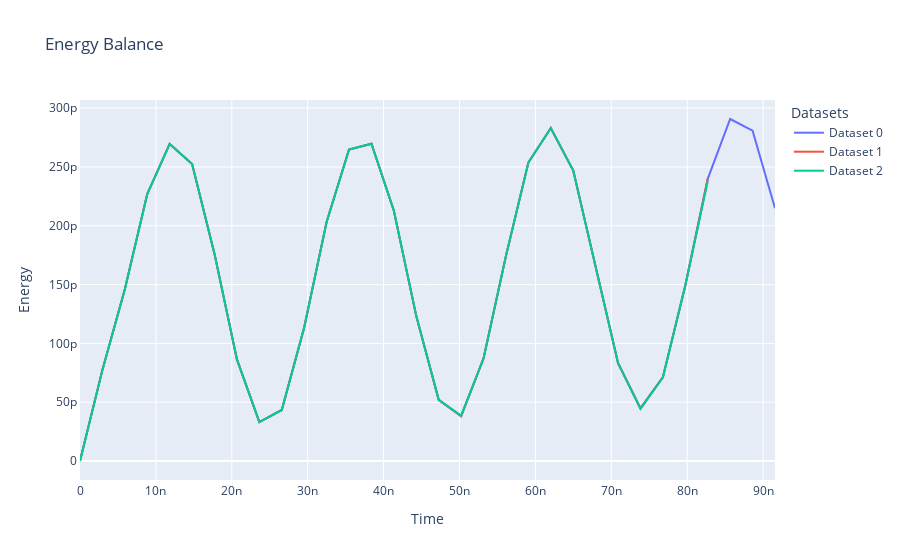
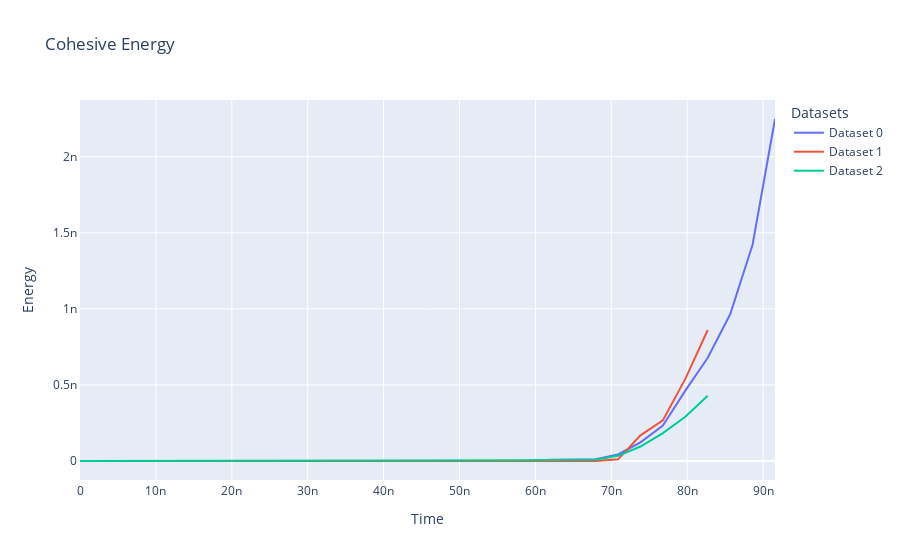
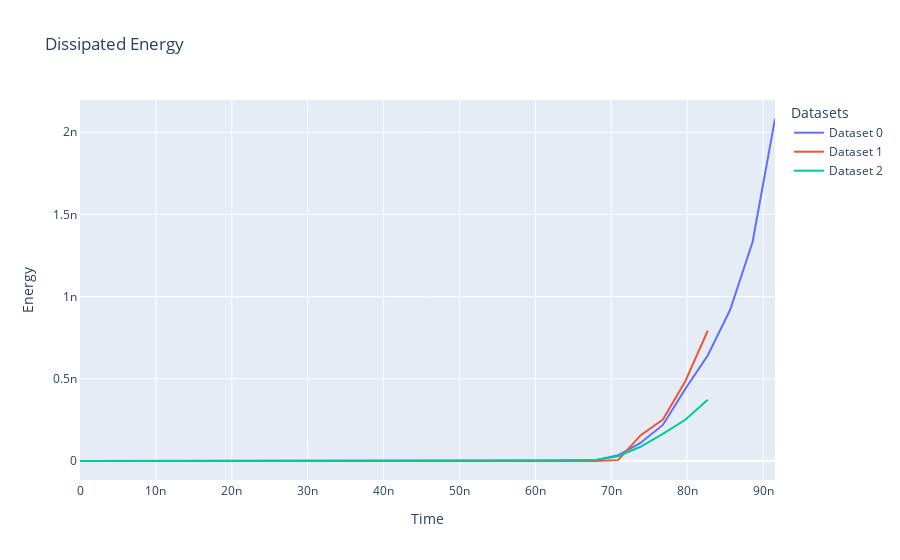
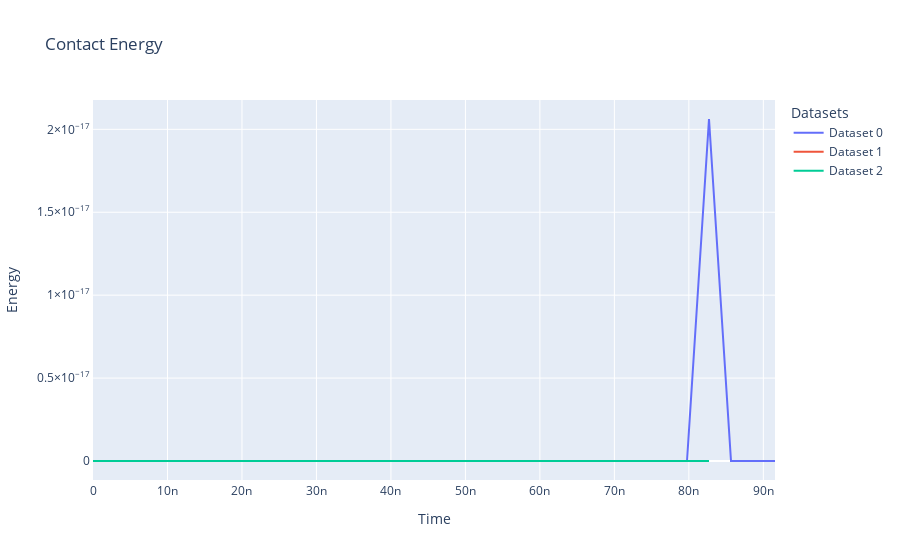

Write notebook code for charts like these, in order.
### Code cell
# Plot energy balance for each data

fig = go.Figure()
for i, data in enumerate(datasets):
    fig.add_trace(go.Scatter(x=data['time'], y=data['total_energy']-data['total_energy'][0], mode='lines', name=f'Dataset {i}'))

fig.update_layout(
    title='Energy Balance',
    xaxis_title='Time',
    yaxis_title='Energy',
    legend_title='Datasets',
    xaxis=dict(showgrid=True, zeroline=True, showline=True, title='Time'),
    yaxis=dict(showgrid=True, zeroline=True, showline=True, title='Energy')
)

fig.show()

# Plot erev

fig = go.Figure()
for i, data in enumerate(datasets):
    fig.add_trace(go.Scatter(x=data['time'], y=data['erev']-data['erev'][0], mode='lines', name=f'Dataset {i}'))

fig.update_layout(
    title='Cohesive Energy',
    xaxis_title='Time',
    yaxis_title='Energy',
    legend_title='Datasets',
    xaxis=dict(showgrid=True, zeroline=True, showline=True, title='Time'),
    yaxis=dict(showgrid=True, zeroline=True, showline=True, title='Energy')
)

fig.show()

# Plot edis

fig = go.Figure()
for i, data in enumerate(datasets):
    fig.add_trace(go.Scatter(x=data['time'], y=data['edis']-data['edis'][0], mode='lines', name=f'Dataset {i}'))

fig.update_layout(
    title='Dissipated Energy',
    xaxis_title='Time',
    yaxis_title='Energy',
    legend_title='Datasets',
    xaxis=dict(showgrid=True, zeroline=True, showline=True, title='Time'),
    yaxis=dict(showgrid=True, zeroline=True, showline=True, title='Energy')
)

fig.show()



# Plot econ

fig = go.Figure()
for i, data in enumerate(datasets):
    fig.add_trace(go.Scatter(x=data['time'], y=data['econ']-data['econ'][0], mode='lines', name=f'Dataset {i}'))

fig.update_layout(
    title='Contact Energy',
    xaxis_title='Time',
    yaxis_title='Energy',
    legend_title='Datasets',
    xaxis=dict(showgrid=True, zeroline=True, showline=True, title='Time'),
    yaxis=dict(showgrid=True, zeroline=True, showline=True, title='Energy')
)

fig.show()

### Figure 1 — Plotly figure (JSON) as saved in the notebook; plotly's stock layout.template omitted (floating-point values rounded to 4 significant figures)
{"data": [{"mode": "lines", "name": "Dataset 0", "type": "scatter", "x": [0, 2.954e-09, 5.908e-09, 8.861e-09, 1.182e-08, 1.477e-08, 1.772e-08, 2.068e-08, 2.363e-08, 2.658e-08, 2.954e-08, 3.249e-08, 3.545e-08, 3.84e-08, 4.135e-08, 4.431e-08, 4.726e-08, 5.021e-08, 5.317e-08, 5.612e-08, 5.908e-08, 6.203e-08, 6.498e-08, 6.794e-08, 7.089e-08, 7.384e-08, 7.68e-08, 7.975e-08, 8.271e-08, 8.566e-08, 8.861e-08, 9.157e-08], "y": [0, 7.747e-11, 1.46e-10, 2.27e-10, 2.696e-10, 2.525e-10, 1.761e-10, 8.639e-11, 3.31e-11, 4.34e-11, 1.135e-10, 2.032e-10, 2.648e-10, 2.698e-10, 2.128e-10, 1.232e-10, 5.203e-11, 3.807e-11, 8.727e-11, 1.745e-10, 2.538e-10, 2.831e-10, 2.471e-10, 1.664e-10, 8.34e-11, 4.494e-11, 7.133e-11, 1.492e-10, 2.399e-10, 2.908e-10, 2.808e-10, 2.148e-10]}, {"mode": "lines", "name": "Dataset 1", "type": "scatter", "x": [0, 2.954e-09, 5.908e-09, 8.861e-09, 1.182e-08, 1.477e-08, 1.772e-08, 2.068e-08, 2.363e-08, 2.658e-08, 2.954e-08, 3.249e-08, 3.545e-08, 3.84e-08, 4.135e-08, 4.431e-08, 4.726e-08, 5.021e-08, 5.317e-08, 5.612e-08, 5.908e-08, 6.203e-08, 6.498e-08, 6.794e-08, 7.089e-08, 7.384e-08, 7.68e-08, 7.975e-08, 8.271e-08], "y": [0, 7.747e-11, 1.46e-10, 2.27e-10, 2.696e-10, 2.525e-10, 1.761e-10, 8.639e-11, 3.31e-11, 4.34e-11, 1.135e-10, 2.032e-10, 2.648e-10, 2.698e-10, 2.128e-10, 1.232e-10, 5.203e-11, 3.807e-11, 8.727e-11, 1.744e-10, 2.537e-10, 2.83e-10, 2.469e-10, 1.655e-10, 8.308e-11, 4.447e-11, 7.108e-11, 1.493e-10, 2.4e-10]}, {"mode": "lines", "name": "Dataset 2", "type": "scatter", "x": [0, 2.954e-09, 5.908e-09, 8.861e-09, 1.182e-08, 1.477e-08, 1.772e-08, 2.068e-08, 2.363e-08, 2.658e-08, 2.954e-08, 3.249e-08, 3.545e-08, 3.84e-08, 4.135e-08, 4.431e-08, 4.726e-08, 5.021e-08, 5.317e-08, 5.612e-08, 5.908e-08, 6.203e-08, 6.498e-08, 6.794e-08, 7.089e-08, 7.384e-08, 7.68e-08, 7.975e-08, 8.271e-08], "y": [0, 7.747e-11, 1.46e-10, 2.27e-10, 2.696e-10, 2.525e-10, 1.761e-10, 8.639e-11, 3.31e-11, 4.34e-11, 1.135e-10, 2.032e-10, 2.648e-10, 2.698e-10, 2.128e-10, 1.232e-10, 5.203e-11, 3.859e-11, 8.73e-11, 1.744e-10, 2.538e-10, 2.83e-10, 2.469e-10, 1.656e-10, 8.311e-11, 4.446e-11, 7.116e-11, 1.494e-10, 2.379e-10]}], "layout": {"legend": {"title": {"text": "Datasets"}}, "title": {"text": "Energy Balance"}, "xaxis": {"showgrid": true, "showline": true, "title": {"text": "Time"}, "zeroline": true}, "yaxis": {"showgrid": true, "showline": true, "title": {"text": "Energy"}, "zeroline": true}}}

### Figure 2 — Plotly figure (JSON) as saved in the notebook; plotly's stock layout.template omitted (floating-point values rounded to 4 significant figures)
{"data": [{"mode": "lines", "name": "Dataset 0", "type": "scatter", "x": [0, 2.954e-09, 5.908e-09, 8.861e-09, 1.182e-08, 1.477e-08, 1.772e-08, 2.068e-08, 2.363e-08, 2.658e-08, 2.954e-08, 3.249e-08, 3.545e-08, 3.84e-08, 4.135e-08, 4.431e-08, 4.726e-08, 5.021e-08, 5.317e-08, 5.612e-08, 5.908e-08, 6.203e-08, 6.498e-08, 6.794e-08, 7.089e-08, 7.384e-08, 7.68e-08, 7.975e-08, 8.271e-08, 8.566e-08, 8.861e-08, 9.157e-08], "y": [0, 0, 0, 0, 0, 0, 0, 0, 0, 0, 0, 0, 0, 0, 0, 0, 0, 0, 0, 3.035e-12, 2.319e-12, 7.988e-12, 7.836e-12, 1.127e-11, 4.27e-11, 1.229e-10, 2.331e-10, 4.626e-10, 6.782e-10, 9.641e-10, 1.421e-09, 2.248e-09]}, {"mode": "lines", "name": "Dataset 1", "type": "scatter", "x": [0, 2.954e-09, 5.908e-09, 8.861e-09, 1.182e-08, 1.477e-08, 1.772e-08, 2.068e-08, 2.363e-08, 2.658e-08, 2.954e-08, 3.249e-08, 3.545e-08, 3.84e-08, 4.135e-08, 4.431e-08, 4.726e-08, 5.021e-08, 5.317e-08, 5.612e-08, 5.908e-08, 6.203e-08, 6.498e-08, 6.794e-08, 7.089e-08, 7.384e-08, 7.68e-08, 7.975e-08, 8.271e-08], "y": [0, 0, 0, 0, 0, 0, 0, 0, 0, 0, 0, 0, 0, 0, 0, 0, 0, 0, 0, 0, 0, 0, 0, 0, 1.113e-11, 1.683e-10, 2.677e-10, 5.395e-10, 8.609e-10]}, {"mode": "lines", "name": "Dataset 2", "type": "scatter", "x": [0, 2.954e-09, 5.908e-09, 8.861e-09, 1.182e-08, 1.477e-08, 1.772e-08, 2.068e-08, 2.363e-08, 2.658e-08, 2.954e-08, 3.249e-08, 3.545e-08, 3.84e-08, 4.135e-08, 4.431e-08, 4.726e-08, 5.021e-08, 5.317e-08, 5.612e-08, 5.908e-08, 6.203e-08, 6.498e-08, 6.794e-08, 7.089e-08, 7.384e-08, 7.68e-08, 7.975e-08, 8.271e-08], "y": [0, 0, 0, 0, 0, 0, 0, 0, 0, 0, 0, 0, 0, 0, 0, 0, 0, 3.477e-15, 2.335e-12, 3.041e-12, 4.318e-12, 5.906e-12, 5.885e-12, 8.473e-12, 3.412e-11, 9.528e-11, 1.836e-10, 2.905e-10, 4.293e-10]}], "layout": {"legend": {"title": {"text": "Datasets"}}, "title": {"text": "Cohesive Energy"}, "xaxis": {"showgrid": true, "showline": true, "title": {"text": "Time"}, "zeroline": true}, "yaxis": {"showgrid": true, "showline": true, "title": {"text": "Energy"}, "zeroline": true}}}

### Figure 3 — Plotly figure (JSON) as saved in the notebook; plotly's stock layout.template omitted (floating-point values rounded to 4 significant figures)
{"data": [{"mode": "lines", "name": "Dataset 0", "type": "scatter", "x": [0, 2.954e-09, 5.908e-09, 8.861e-09, 1.182e-08, 1.477e-08, 1.772e-08, 2.068e-08, 2.363e-08, 2.658e-08, 2.954e-08, 3.249e-08, 3.545e-08, 3.84e-08, 4.135e-08, 4.431e-08, 4.726e-08, 5.021e-08, 5.317e-08, 5.612e-08, 5.908e-08, 6.203e-08, 6.498e-08, 6.794e-08, 7.089e-08, 7.384e-08, 7.68e-08, 7.975e-08, 8.271e-08, 8.566e-08, 8.861e-08, 9.157e-08], "y": [0, 0, 0, 0, 0, 0, 0, 0, 0, 0, 0, 0, 0, 0, 0, 0, 0, 0, 0, 1.613e-12, 1.784e-12, 3.31e-12, 5.214e-12, 5.113e-12, 3.458e-11, 1.101e-10, 2.194e-10, 4.388e-10, 6.419e-10, 9.199e-10, 1.332e-09, 2.081e-09]}, {"mode": "lines", "name": "Dataset 1", "type": "scatter", "x": [0, 2.954e-09, 5.908e-09, 8.861e-09, 1.182e-08, 1.477e-08, 1.772e-08, 2.068e-08, 2.363e-08, 2.658e-08, 2.954e-08, 3.249e-08, 3.545e-08, 3.84e-08, 4.135e-08, 4.431e-08, 4.726e-08, 5.021e-08, 5.317e-08, 5.612e-08, 5.908e-08, 6.203e-08, 6.498e-08, 6.794e-08, 7.089e-08, 7.384e-08, 7.68e-08, 7.975e-08, 8.271e-08], "y": [0, 0, 0, 0, 0, 0, 0, 0, 0, 0, 0, 0, 0, 0, 0, 0, 0, 0, 0, 0, 0, 0, 0, 0, 5.301e-12, 1.557e-10, 2.521e-10, 4.855e-10, 7.925e-10]}, {"mode": "lines", "name": "Dataset 2", "type": "scatter", "x": [0, 2.954e-09, 5.908e-09, 8.861e-09, 1.182e-08, 1.477e-08, 1.772e-08, 2.068e-08, 2.363e-08, 2.658e-08, 2.954e-08, 3.249e-08, 3.545e-08, 3.84e-08, 4.135e-08, 4.431e-08, 4.726e-08, 5.021e-08, 5.317e-08, 5.612e-08, 5.908e-08, 6.203e-08, 6.498e-08, 6.794e-08, 7.089e-08, 7.384e-08, 7.68e-08, 7.975e-08, 8.271e-08], "y": [0, 0, 0, 0, 0, 0, 0, 0, 0, 0, 0, 0, 0, 0, 0, 0, 0, -5.016e-16, 2.191e-12, 2.498e-12, 2.745e-12, 2.97e-12, 3.139e-12, 5.526e-12, 2.878e-11, 8.648e-11, 1.647e-10, 2.509e-10, 3.719e-10]}], "layout": {"legend": {"title": {"text": "Datasets"}}, "title": {"text": "Dissipated Energy"}, "xaxis": {"showgrid": true, "showline": true, "title": {"text": "Time"}, "zeroline": true}, "yaxis": {"showgrid": true, "showline": true, "title": {"text": "Energy"}, "zeroline": true}}}

### Figure 4 — Plotly figure (JSON) as saved in the notebook; plotly's stock layout.template omitted (floating-point values rounded to 4 significant figures)
{"data": [{"mode": "lines", "name": "Dataset 0", "type": "scatter", "x": [0, 2.954e-09, 5.908e-09, 8.861e-09, 1.182e-08, 1.477e-08, 1.772e-08, 2.068e-08, 2.363e-08, 2.658e-08, 2.954e-08, 3.249e-08, 3.545e-08, 3.84e-08, 4.135e-08, 4.431e-08, 4.726e-08, 5.021e-08, 5.317e-08, 5.612e-08, 5.908e-08, 6.203e-08, 6.498e-08, 6.794e-08, 7.089e-08, 7.384e-08, 7.68e-08, 7.975e-08, 8.271e-08, 8.566e-08, 8.861e-08, 9.157e-08], "y": [0, 0, 0, 0, 0, 0, 0, 0, 0, 0, 0, 0, 0, 0, 0, 0, 0, 0, 0, 0, 0, 0, 0, 0, 0, 0, 0, 0, 2.062e-17, 0, 6.106e-21, 1.234e-21]}, {"mode": "lines", "name": "Dataset 1", "type": "scatter", "x": [0, 2.954e-09, 5.908e-09, 8.861e-09, 1.182e-08, 1.477e-08, 1.772e-08, 2.068e-08, 2.363e-08, 2.658e-08, 2.954e-08, 3.249e-08, 3.545e-08, 3.84e-08, 4.135e-08, 4.431e-08, 4.726e-08, 5.021e-08, 5.317e-08, 5.612e-08, 5.908e-08, 6.203e-08, 6.498e-08, 6.794e-08, 7.089e-08, 7.384e-08, 7.68e-08, 7.975e-08, 8.271e-08], "y": [0, 0, 0, 0, 0, 0, 0, 0, 0, 0, 0, 0, 0, 0, 0, 0, 0, 0, 0, 0, 0, 0, 0, 0, 0, 0, 0, 0, 6.192e-22]}, {"mode": "lines", "name": "Dataset 2", "type": "scatter", "x": [0, 2.954e-09, 5.908e-09, 8.861e-09, 1.182e-08, 1.477e-08, 1.772e-08, 2.068e-08, 2.363e-08, 2.658e-08, 2.954e-08, 3.249e-08, 3.545e-08, 3.84e-08, 4.135e-08, 4.431e-08, 4.726e-08, 5.021e-08, 5.317e-08, 5.612e-08, 5.908e-08, 6.203e-08, 6.498e-08, 6.794e-08, 7.089e-08, 7.384e-08, 7.68e-08, 7.975e-08, 8.271e-08], "y": [0, 0, 0, 0, 0, 0, 0, 0, 0, 0, 0, 0, 0, 0, 0, 0, 0, 0, 0, 0, 0, 0, 0, 0, 0, 0, 0, 0, 0]}], "layout": {"legend": {"title": {"text": "Datasets"}}, "title": {"text": "Contact Energy"}, "xaxis": {"showgrid": true, "showline": true, "title": {"text": "Time"}, "zeroline": true}, "yaxis": {"showgrid": true, "showline": true, "title": {"text": "Energy"}, "zeroline": true}}}
